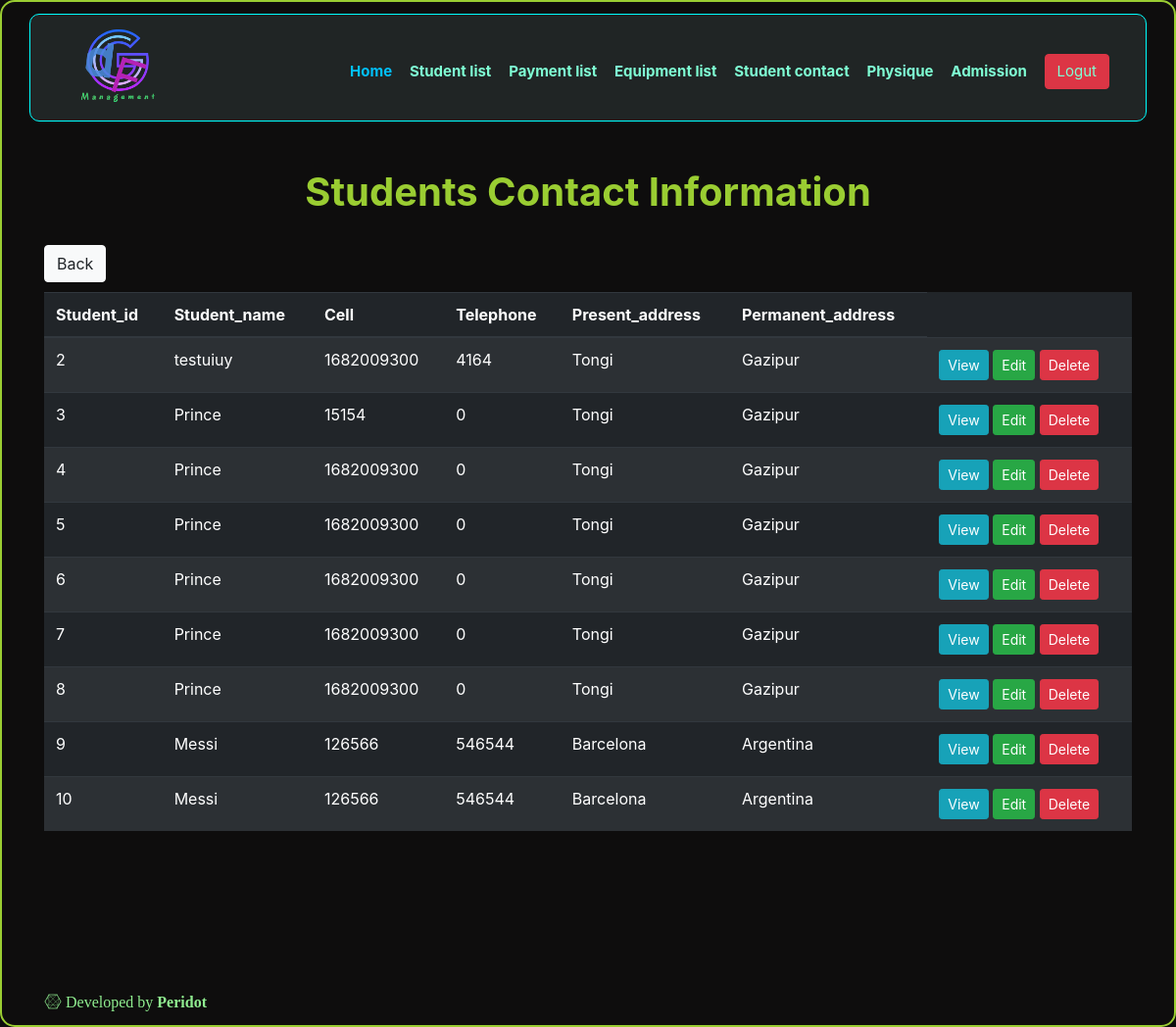
The page /contact_information_view.php (signed in) on the database its author committed.
### tables this page shows
CREATE TABLE `contact_information` (
  `Stu_id` int(15) NOT NULL,
  `Student_name` varchar(30) NOT NULL,
  `Cell` int(15) NOT NULL,
  `Telephone` int(15) NOT NULL,
  `Present_address` varchar(50) NOT NULL,
  `Permanent_address` varchar(50) NOT NULL
);

### contact_information_view.php (the view, shortened to what this page needs)
<?php
$db_host = 'localhost';
$db_user = 'root';
$db_pass = '';
$db_name = 'fdg_database';
$conn = mysqli_connect($db_host, $db_user, $db_pass, $db_name);
$sql = 'SELECT *
		FROM contact_information';
$query = mysqli_query($conn, $sql);
?>
<html>
<head>
    <link rel="stylesheet" href="https://stackpath.bootstrapcdn.com/bootstrap/4.1.3/css/bootstrap.min.css">
    <link rel="stylesheet" href="https://use.fontawesome.com/releases/v5.5.0/css/all.css">
    <link rel="stylesheet" href="css/style.css">
    <link href="https://unpkg.com/aos@2.3.1/dist/aos.css" rel="stylesheet">
</head>
<body class="neon">
    <section>
        <header class="container" style="background-color:#202525">
            <div class="logo">
                <img src="images/fdg.png" alt="Logo">
            </div>
            <nav class="nav_bar">
                <ul>
                    <li class="active"><a href="success.php">Home</a></li>
                    <li><a class="another_active" href="student_information_view.php">Student list</a></li>
                    <li><a href="payment_information_view.php">Payment list</a></li>
                    <li><a href="equipment_information_view.php">Equipment list</a></li>
                    <li><a href="contact_information_view.php">Student contact</a></li>
                    <li><a href="physique_information_view.php">Physique</a></li>
                    <li><a href="admission_form_view.php">Admission</a></li>
                    <li>
                        <a class="btn btn-danger" href="logout.php">Logut</a></li>
                </ul>
            </nav>
        </header>
    </section>
    <section>
        <div class="container" data-aos="flip-up">
            <br>
            <br>
            <h1>Students Contact Information</h1>
            <div class="back">
                <a class="btn btn-light" href="success.php">Back</a>
            </div>
            <br>
            <br>
            <table class="table table-striped table-dark">
                <thead>
                    <tr>
                        <th scope="col">Student_id</th>
                        <th scope="col">Student_name</th>
                        <th scope="col">Cell</th>
                        <th scope="col">Telephone</th>
                        <th scope="col">Present_address</th>
                        <th scope="col">Permanent_address</th>
                    </tr>
                </thead>
                <tbody>
                    <?php
            while ($row=mysqli_fetch_assoc($query)){
          ?>
                    <tr>
                        <td>
                            <?php echo $row['Stu_id']; ?>
                        </td>
                        <td>
                            <?php echo $row['Student_name']; ?>
                        </td>
                        <td>
                            <?php echo $row['Cell']; ?>
                        </td>
                        <td>
                            <?php echo $row['Telephone']; ?>
                        </td>
                        <td>
                            <?php echo $row['Present_address']; ?>
                        </td>
                        <td>
                            <?php echo $row['Permanent_address']; ?>
                        </td>
                        <td>
                            <a class="btn btn-info btn-sm" href="contact_information_indiView.php?Stu_id=<?php echo $row['Stu_id']; ?>">View</a>
                            <a class="btn btn-success btn-sm" href="contact_edit.php?Stu_id=<?php echo $row['Stu_id']; ?>">Edit</a>
                            <a class="btn btn-danger btn-sm" href="contact_delete.php?Stu_id=<?php echo $row['Stu_id']; ?>" onclick="return confirm('Are You sure?')">Delete</a>
                        </td>
                    </tr>
                    <?php } ?>
                </tbody>
            </table>
        </div>
    </section>
    <section class="container">
        <footer>
            <p class="developer">
                <i class="fab fa-connectdevelop"> Developed by <strong>Peridot</strong></i>
            </p>
        </footer>
    </section>
</body>
</html>

### css/style.css (style rules this page uses)
header { height: 110px; background-color: aliceblue; border-radius: 10px; }
.logo > img { width: 155px; margin-top: -15px; position: relative; }
.nav_bar > ul > li { list-style: none; display: inline-block; }
.nav_bar > ul > li > a { text-decoration: none; font-size: 15px; margin-left: -8px; margin-right: 22px; color: aquamarine; }
.nav_bar > ul > .active > a { color: #00c1fb; }
.another_active { color: aquamarine; }
.logo { float: left; position: absolute; font-weight: bolder; font-style: italic; color: aliceblue; }
.nav_bar { float: right; margin-top: 40px; font-weight: 700; }
.developer { color: lightgreen; margin-top: 15%; }
.neon { border-width: 2px; border-style: solid; border-color: #9acd32; border-radius: 15px; }
html { height: 100%; }
body { background-color: #0e0d0d; }
h1 { color: #9acd32; text-align: center; margin-bottom: 30px; font-weight: bold; }
.back { float: left; }
header { background-color: #202525; margin-top: 1%; border-width: 1px; border-style: solid; border-color: aqua; }

### rows shown on the page
contact_information: Stu_id "2", Student_name "testuiuy", Cell "1682009300", Telephone "4164", Present_address "Tongi", Permanent_address "Gazipur"
contact_information: Stu_id "3", Student_name "Prince", Cell "15154", Telephone "0", Present_address "Tongi", Permanent_address "Gazipur"
contact_information: Stu_id "4", Student_name "Prince", Cell "1682009300", Telephone "0", Present_address "Tongi", Permanent_address "Gazipur"
contact_information: Stu_id "5", Student_name "Prince", Cell "1682009300", Telephone "0", Present_address "Tongi", Permanent_address "Gazipur"
contact_information: Stu_id "6", Student_name "Prince", Cell "1682009300", Telephone "0", Present_address "Tongi", Permanent_address "Gazipur"
contact_information: Stu_id "7", Student_name "Prince", Cell "1682009300", Telephone "0", Present_address "Tongi", Permanent_address "Gazipur"
contact_information: Stu_id "8", Student_name "Prince", Cell "1682009300", Telephone "0", Present_address "Tongi", Permanent_address "Gazipur"
contact_information: Stu_id "9", Student_name "Messi", Cell "126566", Telephone "546544", Present_address "Barcelona", Permanent_address "Argentina"
contact_information: Stu_id "10", Student_name "Messi", Cell "126566", Telephone "546544", Present_address "Barcelona", Permanent_address "Argentina"
